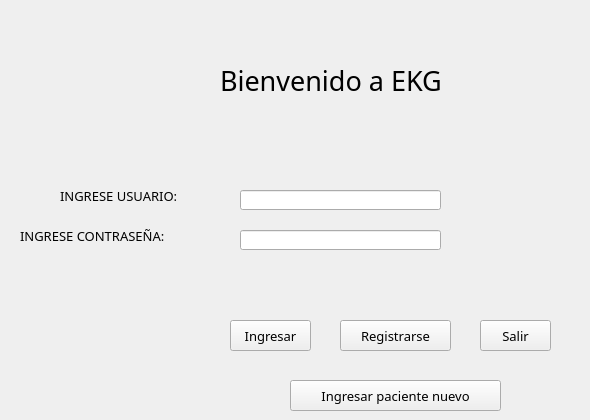
  <widget class="QWidget" name="centralwidget">
   <property name="font">
    <font>
     <family>MS UI Gothic</family>
     <pointsize>12</pointsize>
     <underline>true</underline>
    </font>
   </property>
   <widget class="QLabel" name="label">
    <property name="geometry">
     <rect>
      <x>130</x>
      <y>10</y>
      <width>331</width>
      <height>161</height>
     </rect>
    </property>
    <property name="text">
     <string/>
    </property>
    <property name="pixmap">
     <pixmap>../Downloads/WhatsApp Image 2024-06-01 at 3.14.48 PM.jpeg</pixmap>
    </property>
   </widget>
   <widget class="QLabel" name="label_2">
    <property name="geometry">
     <rect>
      <x>60</x>
      <y>180</y>
      <width>271</width>
      <height>31</height>
     </rect>
    </property>
    <property name="palette">
     <palette>
      <active>
       <colorrole role="WindowText">
        <brush brushstyle="SolidPattern">
         <color alpha="255">
          <red>0</red>
          <green>0</green>
          <blue>0</blue>
         </color>
        </brush>
       </colorrole>
       <colorrole role="Button">
        <brush brushstyle="SolidPattern">
         <color alpha="255">
          <red>148</red>
          <green>255</green>
          <blue>205</blue>
         </color>
        </brush>
       </colorrole>
       <colorrole role="Light">
        <brush brushstyle="SolidPattern">
         <color alpha="255">
          <red>255</red>
          <green>255</green>
          <blue>255</blue>
         </color>
        </brush>
       </colorrole>
       <colorrole role="Midlight">
        <brush brushstyle="SolidPattern">
         <color alpha="255">
          <red>201</red>
          <green>255</green>
          <blue>230</blue>
         </color>
        </brush>
       </colorrole>
       <colorrole role="Dark">
        <brush brushstyle="SolidPattern">
         <color alpha="255">
          <red>74</red>
          <green>127</green>
          <blue>102</blue>
         </color>
        </brush>
       </colorrole>
       <colorrole role="Mid">
        <brush brushstyle="SolidPattern">
         <color alpha="255">
          <red>99</red>
          <green>170</green>
          <blue>137</blue>
         </color>
        </brush>
       </colorrole>
       <colorrole role="Text">
        <brush brushstyle="SolidPattern">
         <color alpha="255">
          <red>0</red>
          <green>0</green>
          <blue>0</blue>
         </color>
        </brush>
       </colorrole>
       <colorrole role="BrightText">
        <brush brushstyle="SolidPattern">
         <color alpha="255">
          <red>255</red>
          <green>255</green>
          <blue>255</blue>
         </color>
        </brush>
       </colorrole>
       <colorrole role="ButtonText">
        <brush brushstyle="SolidPattern">
         <color alpha="255">
          <red>0</red>
          <green>0</green>
          <blue>0</blue>
         </color>
        </brush>
       </colorrole>
       <colorrole role="Base">
        <brush brushstyle="SolidPattern">
         <color alpha="255">
          <red>255</red>
          <green>255</green>
          <blue>255</blue>
         </color>
        </brush>
       </colorrole>
       <colorrole role="Window">
        <brush brushstyle="SolidPattern">
         <color alpha="255">
          <red>148</red>
          <green>255</green>
          <blue>205</blue>
         </color>
        </brush>
       </colorrole>
       <colorrole role="Shadow">
        <brush brushstyle="SolidPattern">
         <color alpha="255">
          <red>0</red>
          <green>0</green>
          <blue>0</blue>
         </color>
        </brush>
       </colorrole>
       <colorrole role="AlternateBase">
        <brush brushstyle="SolidPattern">
         <color alpha="255">
          <red>201</red>
          <green>255</green>
          <blue>230</blue>
         </color>
        </brush>
       </colorrole>
       <colorrole role="ToolTipBase">
        <brush brushstyle="SolidPattern">
         <color alpha="255">
          <red>255</red>
          <green>255</green>
          <blue>220</blue>
         </color>
        </brush>
       </colorrole>
       <colorrole role="ToolTipText">
        <brush brushstyle="SolidPattern">
         <color alpha="255">
          <red>0</red>
          <green>0</green>
          <blue>0</blue>
         </color>
        </brush>
       </colorrole>
       <colorrole role="PlaceholderText">
        <brush brushstyle="SolidPattern">
         <color alpha="128">
          <red>0</red>
          <green>0</green>
          <blue>0</blue>
         </color>
        </brush>
       </colorrole>
      </active>
      <inactive>
       <colorrole role="WindowText">
        <brush brushstyle="SolidPattern">
         <color alpha="255">
          <red>0</red>
          <green>0</green>
          <blue>0</blue>
         </color>
        </brush>
       </colorrole>
       <colorrole role="Button">
        <brush brushstyle="SolidPattern">
         <color alpha="255">
          <red>148</red>
          <green>255</green>
          <blue>205</blue>
         </color>
        </brush>
       </colorrole>
       <colorrole role="Light">
        <brush brushstyle="SolidPattern">
         <color alpha="255">
          <red>255</red>
          <green>255</green>
          <blue>255</blue>
         </color>
        </brush>
       </colorrole>
       <colorrole role="Midlight">
        <brush brushstyle="SolidPattern">
         <color alpha="255">
          <red>201</red>
          <green>255</green>
          <blue>230</blue>
         </color>
        </brush>
       </colorrole>
       <colorrole role="Dark">
        <brush brushstyle="SolidPattern">
         <color alpha="255">
          <red>74</red>
          <green>127</green>
          <blue>102</blue>
         </color>
        </brush>
       </colorrole>
       <colorrole role="Mid">
        <brush brushstyle="SolidPattern">
         <color alpha="255">
          <red>99</red>
          <green>170</green>
          <blue>137</blue>
         </color>
        </brush>
       </colorrole>
       <colorrole role="Text">
        <brush brushstyle="SolidPattern">
         <color alpha="255">
          <red>0</red>
          <green>0</green>
          <blue>0</blue>
         </color>
        </brush>
       </colorrole>
       <colorrole role="BrightText">
        <brush brushstyle="SolidPattern">
         <color alpha="255">
          <red>255</red>
          <green>255</green>
          <blue>255</blue>
         </color>
        </brush>
       </colorrole>
       <colorrole role="ButtonText">
        <brush brushstyle="SolidPattern">
         <color alpha="255">
          <red>0</red>
          <green>0</green>
          <blue>0</blue>
         </color>
        </brush>
       </colorrole>
       <colorrole role="Base">
        <brush brushstyle="SolidPattern">
         <color alpha="255">
          <red>255</red>
          <green>255</green>
          <blue>255</blue>
         </color>
        </brush>
       </colorrole>
       <colorrole role="Window">
        <brush brushstyle="SolidPattern">
         <color alpha="255">
          <red>148</red>
          <green>255</green>
          <blue>205</blue>
         </color>
        </brush>
       </colorrole>
       <colorrole role="Shadow">
        <brush brushstyle="SolidPattern">
         <color alpha="255">
          <red>0</red>
          <green>0</green>
          <blue>0</blue>
         </color>
        </brush>
       </colorrole>
       <colorrole role="AlternateBase">
        <brush brushstyle="SolidPattern">
         <color alpha="255">
          <red>201</red>
          <green>255</green>
          <blue>230</blue>
         </color>
        </brush>
       </colorrole>
       <colorrole role="ToolTipBase">
        <brush brushstyle="SolidPattern">
         <color alpha="255">
          <red>255</red>
          <green>255</green>
          <blue>220</blue>
         </color>
        </brush>
       </colorrole>
       <colorrole role="ToolTipText">
        <brush brushstyle="SolidPattern">
         <color alpha="255">
          <red>0</red>
          <green>0</green>
          <blue>0</blue>
         </color>
        </brush>
       </colorrole>
       <colorrole role="PlaceholderText">
        <brush brushstyle="SolidPattern">
         <color alpha="128">
          <red>0</red>
          <green>0</green>
          <blue>0</blue>
         </color>
        </brush>
       </colorrole>
      </inactive>
      <disabled>
       <colorrole role="WindowText">
        <brush brushstyle="SolidPattern">
         <color alpha="255">
          <red>74</red>
          <green>127</green>
          <blue>102</blue>
         </color>
        </brush>
       </colorrole>
       <colorrole role="Button">
        <brush brushstyle="SolidPattern">
         <color alpha="255">
          <red>148</red>
          <green>255</green>
          <blue>205</blue>
         </color>
        </brush>
       </colorrole>
       <colorrole role="Light">
        <brush brushstyle="SolidPattern">
         <color alpha="255">
          <red>255</red>
          <green>255</green>
          <blue>255</blue>
         </color>
        </brush>
       </colorrole>
       <colorrole role="Midlight">
        <brush brushstyle="SolidPattern">
         <color alpha="255">
          <red>201</red>
          <green>255</green>
          <blue>230</blue>
         </color>
        </brush>
       </colorrole>
       <colorrole role="Dark">
        <brush brushstyle="SolidPattern">
         <color alpha="255">
          <red>74</red>
          <green>127</green>
          <blue>102</blue>
         </color>
        </brush>
       </colorrole>
       <colorrole role="Mid">
        <brush brushstyle="SolidPattern">
         <color alpha="255">
          <red>99</red>
          <green>170</green>
          <blue>137</blue>
         </color>
        </brush>
       </colorrole>
       <colorrole role="Text">
        <brush brushstyle="SolidPattern">
         <color alpha="255">
          <red>74</red>
          <green>127</green>
          <blue>102</blue>
         </color>
        </brush>
       </colorrole>
       <colorrole role="BrightText">
        <brush brushstyle="SolidPattern">
         <color alpha="255">
          <red>255</red>
          <green>255</green>
          <blue>255</blue>
         </color>
        </brush>
       </colorrole>
       <colorrole role="ButtonText">
        <brush brushstyle="SolidPattern">
         <color alpha="255">
          <red>74</red>
          <green>127</green>
          <blue>102</blue>
         </color>
        </brush>
       </colorrole>
       <colorrole role="Base">
        <brush brushstyle="SolidPattern">
         <color alpha="255">
          <red>148</red>
          <green>255</green>
          <blue>205</blue>
         </color>
        </brush>
       </colorrole>
       <colorrole role="Window">
        <brush brushstyle="SolidPattern">
         <color alpha="255">
          <red>148</red>
          <green>255</green>
          <blue>205</blue>
         </color>
        </brush>
       </colorrole>
       <colorrole role="Shadow">
        <brush brushstyle="SolidPattern">
         <color alpha="255">
          <red>0</red>
          <green>0</green>
          <blue>0</blue>
         </color>
        </brush>
       </colorrole>
       <colorrole role="AlternateBase">
        <brush brushstyle="SolidPattern">
         <color alpha="255">
          <red>148</red>
          <green>255</green>
          <blue>205</blue>
         </color>
        </brush>
       </colorrole>
       <colorrole role="ToolTipBase">
        <brush brushstyle="SolidPattern">
         <color alpha="255">
          <red>255</red>
          <green>255</green>
          <blue>220</blue>
         </color>
        </brush>
       </colorrole>
       <colorrole role="ToolTipText">
        <brush brushstyle="SolidPattern">
         <color alpha="255">
          <red>0</red>
          <green>0</green>
          <blue>0</blue>
         </color>
        </brush>
       </colorrole>
       <colorrole role="PlaceholderText">
        <brush brushstyle="SolidPattern">
         <color alpha="128">
          <red>0</red>
          <green>0</green>
          <blue>0</blue>
         </color>
        </brush>
       </colorrole>
      </disabled>
     </palette>
    </property>
    <property name="font">
     <font>
      <family>Arial Rounded MT Bold</family>
      <pointsize>10</pointsize>
      <weight>50</weight>
      <italic>false</italic>
      <bold>false</bold>
      <underline>false</underline>
     </font>
    </property>
    <property name="text">
     <string>INGRESE USUARIO:</string>
    </property>
    <property name="scaledContents">
     <bool>false</bool>
    </property>
   </widget>
   <widget class="QLabel" name="label_3">
    <property name="geometry">
     <rect>
      <x>20</x>
      <y>220</y>
      <width>271</width>
      <height>31</height>
     </rect>
    </property>
    <property name="palette">
     <palette>
      <active>
       <colorrole role="WindowText">
        <brush brushstyle="SolidPattern">
         <color alpha="255">
          <red>0</red>
          <green>0</green>
          <blue>0</blue>
         </color>
        </brush>
       </colorrole>
       <colorrole role="Button">
        <brush brushstyle="SolidPattern">
         <color alpha="255">
          <red>148</red>
          <green>255</green>
          <blue>205</blue>
         </color>
        </brush>
       </colorrole>
       <colorrole role="Light">
        <brush brushstyle="SolidPattern">
         <color alpha="255">
          <red>255</red>
          <green>255</green>
          <blue>255</blue>
         </color>
        </brush>
       </colorrole>
       <colorrole role="Midlight">
        <brush brushstyle="SolidPattern">
         <color alpha="255">
          <red>201</red>
          <green>255</green>
          <blue>230</blue>
         </color>
        </brush>
       </colorrole>
       <colorrole role="Dark">
        <brush brushstyle="SolidPattern">
         <color alpha="255">
          <red>74</red>
          <green>127</green>
          <blue>102</blue>
         </color>
        </brush>
       </colorrole>
       <colorrole role="Mid">
        <brush brushstyle="SolidPattern">
         <color alpha="255">
          <red>99</red>
          <green>170</green>
          <blue>137</blue>
         </color>
        </brush>
       </colorrole>
       <colorrole role="Text">
        <brush brushstyle="SolidPattern">
         <color alpha="255">
          <red>0</red>
          <green>0</green>
          <blue>0</blue>
         </color>
        </brush>
       </colorrole>
       <colorrole role="BrightText">
        <brush brushstyle="SolidPattern">
         <color alpha="255">
          <red>255</red>
          <green>255</green>
          <blue>255</blue>
         </color>
        </brush>
       </colorrole>
       <colorrole role="ButtonText">
        <brush brushstyle="SolidPattern">
         <color alpha="255">
          <red>0</red>
          <green>0</green>
          <blue>0</blue>
         </color>
        </brush>
       </colorrole>
       <colorrole role="Base">
        <brush brushstyle="SolidPattern">
         <color alpha="255">
          <red>255</red>
          <green>255</green>
          <blue>255</blue>
         </color>
        </brush>
       </colorrole>
       <colorrole role="Window">
        <brush brushstyle="SolidPattern">
         <color alpha="255">
          <red>148</red>
          <green>255</green>
          <blue>205</blue>
         </color>
        </brush>
       </colorrole>
       <colorrole role="Shadow">
        <brush brushstyle="SolidPattern">
         <color alpha="255">
          <red>0</red>
          <green>0</green>
          <blue>0</blue>
         </color>
        </brush>
       </colorrole>
       <colorrole role="AlternateBase">
        <brush brushstyle="SolidPattern">
         <color alpha="255">
          <red>201</red>
          <green>255</green>
          <blue>230</blue>
         </color>
        </brush>
       </colorrole>
       <colorrole role="ToolTipBase">
        <brush brushstyle="SolidPattern">
         <color alpha="255">
          <red>255</red>
          <green>255</green>
          <blue>220</blue>
         </color>
        </brush>
       </colorrole>
       <colorrole role="ToolTipText">
        <brush brushstyle="SolidPattern">
         <color alpha="255">
          <red>0</red>
          <green>0</green>
          <blue>0</blue>
         </color>
        </brush>
       </colorrole>
       <colorrole role="PlaceholderText">
        <brush brushstyle="SolidPattern">
         <color alpha="128">
          <red>0</red>
          <green>0</green>
          <blue>0</blue>
         </color>
        </brush>
       </colorrole>
      </active>
      <inactive>
       <colorrole role="WindowText">
        <brush brushstyle="SolidPattern">
         <color alpha="255">
          <red>0</red>
          <green>0</green>
          <blue>0</blue>
         </color>
        </brush>
       </colorrole>
       <colorrole role="Button">
        <brush brushstyle="SolidPattern">
         <color alpha="255">
          <red>148</red>
          <green>255</green>
          <blue>205</blue>
         </color>
        </brush>
       </colorrole>
       <colorrole role="Light">
        <brush brushstyle="SolidPattern">
         <color alpha="255">
          <red>255</red>
          <green>255</green>
          <blue>255</blue>
         </color>
        </brush>
       </colorrole>
       <colorrole role="Midlight">
        <brush brushstyle="SolidPattern">
         <color alpha="255">
          <red>201</red>
          <green>255</green>
          <blue>230</blue>
         </color>
        </brush>
       </colorrole>
       <colorrole role="Dark">
        <brush brushstyle="SolidPattern">
         <color alpha="255">
          <red>74</red>
          <green>127</green>
          <blue>102</blue>
         </color>
        </brush>
       </colorrole>
       <colorrole role="Mid">
        <brush brushstyle="SolidPattern">
         <color alpha="255">
          <red>99</red>
          <green>170</green>
          <blue>137</blue>
         </color>
        </brush>
       </colorrole>
       <colorrole role="Text">
        <brush brushstyle="SolidPattern">
         <color alpha="255">
          <red>0</red>
          <green>0</green>
          <blue>0</blue>
         </color>
        </brush>
       </colorrole>
       <colorrole role="BrightText">
        <brush brushstyle="SolidPattern">
         <color alpha="255">
          <red>255</red>
          <green>255</green>
          <blue>255</blue>
         </color>
        </brush>
       </colorrole>
       <colorrole role="ButtonText">
        <brush brushstyle="SolidPattern">
         <color alpha="255">
          <red>0</red>
          <green>0</green>
          <blue>0</blue>
         </color>
        </brush>
       </colorrole>
       <colorrole role="Base">
        <brush brushstyle="SolidPattern">
         <color alpha="255">
          <red>255</red>
          <green>255</green>
          <blue>255</blue>
         </color>
        </brush>
       </colorrole>
       <colorrole role="Window">
        <brush brushstyle="SolidPattern">
         <color alpha="255">
          <red>148</red>
          <green>255</green>
          <blue>205</blue>
         </color>
        </brush>
       </colorrole>
       <colorrole role="Shadow">
        <brush brushstyle="SolidPattern">
         <color alpha="255">
          <red>0</red>
          <green>0</green>
          <blue>0</blue>
         </color>
        </brush>
       </colorrole>
       <colorrole role="AlternateBase">
        <brush brushstyle="SolidPattern">
         <color alpha="255">
          <red>201</red>
          <green>255</green>
          <blue>230</blue>
         </color>
        </brush>
       </colorrole>
       <colorrole role="ToolTipBase">
        <brush brushstyle="SolidPattern">
         <color alpha="255">
          <red>255</red>
          <green>255</green>
          <blue>220</blue>
         </color>
        </brush>
       </colorrole>
       <colorrole role="ToolTipText">
        <brush brushstyle="SolidPattern">
         <color alpha="255">
          <red>0</red>
          <green>0</green>
          <blue>0</blue>
         </color>
        </brush>
       </colorrole>
       <colorrole role="PlaceholderText">
        <brush brushstyle="SolidPattern">
         <color alpha="128">
          <red>0</red>
          <green>0</green>
          <blue>0</blue>
         </color>
        </brush>
       </colorrole>
      </inactive>
      <disabled>
       <colorrole role="WindowText">
        <brush brushstyle="SolidPattern">
         <color alpha="255">
          <red>74</red>
          <green>127</green>
          <blue>102</blue>
         </color>
        </brush>
       </colorrole>
       <colorrole role="Button">
        <brush brushstyle="SolidPattern">
         <color alpha="255">
          <red>148</red>
          <green>255</green>
          <blue>205</blue>
         </color>
        </brush>
       </colorrole>
       <colorrole role="Light">
        <brush brushstyle="SolidPattern">
         <color alpha="255">
          <red>255</red>
          <green>255</green>
          <blue>255</blue>
         </color>
        </brush>
       </colorrole>
       <colorrole role="Midlight">
        <brush brushstyle="SolidPattern">
         <color alpha="255">
          <red>201</red>
          <green>255</green>
          <blue>230</blue>
         </color>
        </brush>
       </colorrole>
       <colorrole role="Dark">
        <brush brushstyle="SolidPattern">
         <color alpha="255">
          <red>74</red>
          <green>127</green>
          <blue>102</blue>
         </color>
        </brush>
       </colorrole>
       <colorrole role="Mid">
        <brush brushstyle="SolidPattern">
         <color alpha="255">
          <red>99</red>
          <green>170</green>
          <blue>137</blue>
         </color>
        </brush>
       </colorrole>
       <colorrole role="Text">
        <brush brushstyle="SolidPattern">
         <color alpha="255">
          <red>74</red>
          <green>127</green>
          <blue>102</blue>
         </color>
        </brush>
       </colorrole>
       <colorrole role="BrightText">
        <brush brushstyle="SolidPattern">
         <color alpha="255">
          <red>255</red>
          <green>255</green>
          <blue>255</blue>
         </color>
        </brush>
       </colorrole>
       <colorrole role="ButtonText">
        <brush brushstyle="SolidPattern">
         <color alpha="255">
          <red>74</red>
          <green>127</green>
          <blue>102</blue>
         </color>
        </brush>
       </colorrole>
       <colorrole role="Base">
        <brush brushstyle="SolidPattern">
         <color alpha="255">
          <red>148</red>
          <green>255</green>
          <blue>205</blue>
         </color>
        </brush>
       </colorrole>
       <colorrole role="Window">
        <brush brushstyle="SolidPattern">
         <color alpha="255">
          <red>148</red>
          <green>255</green>
          <blue>205</blue>
         </color>
        </brush>
       </colorrole>
       <colorrole role="Shadow">
        <brush brushstyle="SolidPattern">
         <color alpha="255">
          <red>0</red>
          <green>0</green>
          <blue>0</blue>
         </color>
        </brush>
       </colorrole>
       <colorrole role="AlternateBase">
        <brush brushstyle="SolidPattern">
         <color alpha="255">
          <red>148</red>
          <green>255</green>
          <blue>205</blue>
         </color>
        </brush>
       </colorrole>
       <colorrole role="ToolTipBase">
        <brush brushstyle="SolidPattern">
         <color alpha="255">
          <red>255</red>
          <green>255</green>
          <blue>220</blue>
         </color>
        </brush>
       </colorrole>
       <colorrole role="ToolTipText">
        <brush brushstyle="SolidPattern">
         <color alpha="255">
          <red>0</red>
          <green>0</green>
          <blue>0</blue>
         </color>
        </brush>
       </colorrole>
       <colorrole role="PlaceholderText">
        <brush brushstyle="SolidPattern">
         <color alpha="128">
          <red>0</red>
          <green>0</green>
          <blue>0</blue>
         </color>
        </brush>
       </colorrole>
      </disabled>
     </palette>
    </property>
    <property name="font">
     <font>
      <family>Arial Rounded MT Bold</family>
      <pointsize>10</pointsize>
      <underline>false</underline>
     </font>
    </property>
    <property name="text">
     <string>INGRESE CONTRASEÑA:</string>
    </property>
    <property name="scaledContents">
     <bool>false</bool>
    </property>
   </widget>
   <widget class="QLineEdit" name="usuario">
    <property name="geometry">
     <rect>
      <x>240</x>
      <y>190</y>
      <width>201</width>
      <height>20</height>
     </rect>
    </property>
   </widget>
   <widget class="QLineEdit" name="contrasena">
    <property name="geometry">
     <rect>
      <x>240</x>
      <y>230</y>
      <width>201</width>
      <height>20</height>
     </rect>
    </property>
   </widget>
   <widget class="QPushButton" name="ingresar">
    <property name="geometry">
     <rect>
      <x>230</x>
      <y>320</y>
      <width>81</width>
      <height>31</height>
     </rect>
    </property>
    <property name="font">
     <font>
      <family>Arial Rounded MT Bold</family>
      <pointsize>10</pointsize>
      <weight>50</weight>
      <bold>false</bold>
      <underline>false</underline>
     </font>
    </property>
    <property name="text">
     <string>Ingresar</string>
    </property>
   </widget>
   <widget class="QPushButton" name="salir">
    <property name="geometry">
     <rect>
      <x>480</x>
      <y>320</y>
      <width>71</width>
      <height>31</height>
     </rect>
    </property>
    <property name="font">
     <font>
      <family>Arial Rounded MT Bold</family>
      <pointsize>10</pointsize>
      <weight>50</weight>
      <bold>false</bold>
      <underline>false</underline>
     </font>
    </property>
    <property name="text">
     <string>Salir</string>
    </property>
   </widget>
   <widget class="QPushButton" name="paciente">
    <property name="geometry">
     <rect>
      <x>290</x>
      <y>380</y>
      <width>211</width>
      <height>31</height>
     </rect>
    </property>
    <property name="font">
     <font>
      <family>Arial Rounded MT Bold</family>
      <pointsize>10</pointsize>
      <weight>50</weight>
      <bold>false</bold>
      <underline>false</underline>
     </font>
    </property>
    <property name="text">
     <string>Ingresar paciente nuevo</string>
    </property>
   </widget>
   <widget class="QPushButton" name="registrar">
    <property name="geometry">
     <rect>
      <x>340</x>
      <y>320</y>
      <width>111</width>
      <height>31</height>
     </rect>
    </property>
    <property name="font">
     <font>
      <family>Arial Rounded MT Bold</family>
      <pointsize>10</pointsize>
      <weight>50</weight>
      <bold>false</bold>
      <underline>false</underline>
     </font>
    </property>
    <property name="text">
     <string>Registrarse</string>
    </property>
   </widget>
   <widget class="QLabel" name="label_4">
    <property name="geometry">
     <rect>
      <x>220</x>
      <y>40</y>
      <width>361</width>
      <height>81</height>
     </rect>
    </property>
    <property name="font">
     <font>
      <family>Arial Black</family>
      <pointsize>20</pointsize>
      <weight>50</weight>
      <bold>false</bold>
      <underline>false</underline>
     </font>
    </property>
    <property name="text">
     <string>Bienvenido a EKG</string>
    </property>
   </widget>
  </widget>
